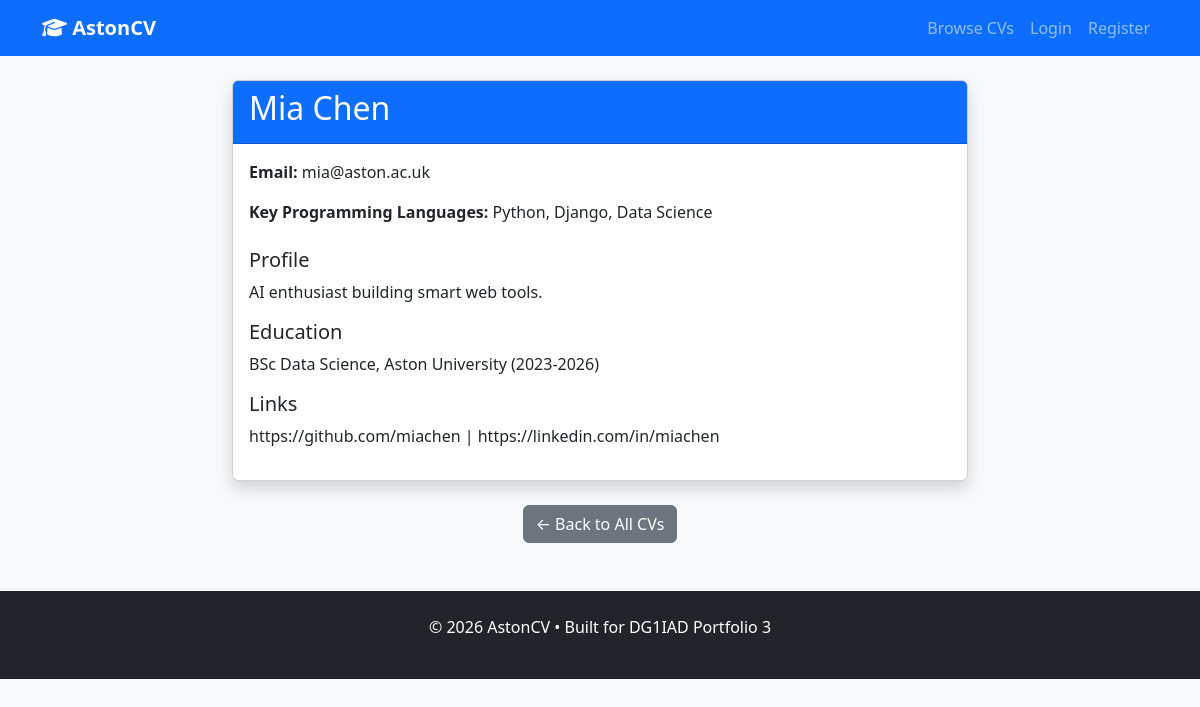
Page /view.php?id=4 on the committed database.
### tables this page shows
CREATE TABLE IF NOT EXISTS `cvs` (
  `id` bigint(20) UNSIGNED NOT NULL AUTO_INCREMENT,
  `name` varchar(100) NOT NULL,
  `email` varchar(100) NOT NULL UNIQUE,
  `password` varchar(255) NOT NULL,
  `keyprogramming` varchar(255) DEFAULT NULL,
  `profile` varchar(500) DEFAULT NULL,
  `education` varchar(500) DEFAULT NULL,
  `URLlinks` varchar(500) DEFAULT NULL,
  PRIMARY KEY (`id`)
);

### view.php (the view, shortened to what this page needs)
<?php
require_once 'includes/header.php';
$id = (int)$_GET['id'];
$stmt = $pdo->prepare("SELECT * FROM cvs WHERE id = ?");
$stmt->execute([$id]);
$cv = $stmt->fetch();
?>
<div class="row justify-content-center">
    <div class="col-lg-8">
        <div class="card shadow">
            <div class="card-header bg-primary text-white">
                <h2><?= htmlspecialchars($cv['name']) ?></h2>
            </div>
            <div class="card-body">
                <p><strong>Email:</strong> <?= htmlspecialchars($cv['email']) ?></p>
                <p><strong>Key Programming Languages:</strong> <?= htmlspecialchars($cv['keyprogramming'] ?? 'Not specified') ?></p>
                <h5 class="mt-4">Profile</h5>
                <p><?= nl2br(htmlspecialchars($cv['profile'] ?? 'No profile added yet')) ?></p>
                <h5>Education</h5>
                <p><?= nl2br(htmlspecialchars($cv['education'] ?? 'Not provided')) ?></p>
                <h5>Links</h5>
                <p><?= nl2br(htmlspecialchars($cv['URLlinks'] ?? 'No links provided')) ?></p>
            </div>
        </div>
        <div class="text-center mt-4">
            <a href="index.php" class="btn btn-secondary">← Back to All CVs</a>
        </div>
    </div>
</div>
<?php require_once 'includes/footer.php'; ?>

### includes/header.php (style rules this page uses)
body { background-color: #f8f9fa; }

### rows in the picture
cvs: name "Mia Chen", email "mia@aston.ac.uk", keyprogramming "Python, Django, Data Science", profile "AI enthusiast building smart web tools.", education "BSc Data Science, Aston University (2023-2026)", URLlinks "https://github.com/miachen | https://linkedin.com/in/miachen"
